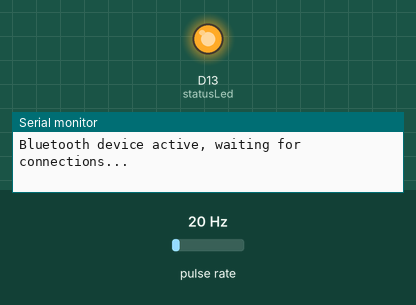
Recording of a sketch running on a simulated Arduino Nano 33 IoT. Shown: output pins drawn as LEDs (lit = HIGH), the last lines printed to the serial monitor. Wiring (inferred from the names in the program): pulse sensor: data D2. The test bench sets the inputs (shaded band); at power-on: pulse rate 20 Hz. Nothing arrives over Bluetooth unless stated; a phone connects over Bluetooth LE 3 s after start.

Above: at 5.0 s.
At 15.0 s:
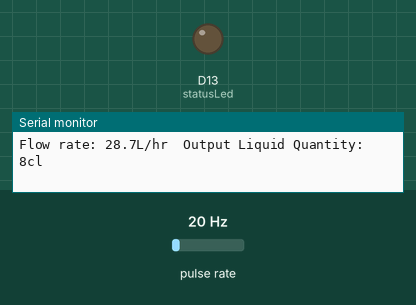
Timing chart, 0 to 26.0 s (numbered marks = the images above):
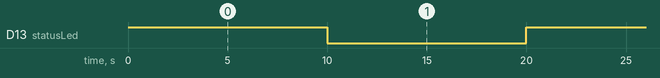

Measured:
- by itself, D13 (statusLed): alternates HIGH for 10.0 s and LOW for 10.0 s

The sketch:

FlowMeterDIY.ino
```cpp
#include <ArduinoBLE.h>
#include <avr/dtostrf.h>

byte statusLed    = 13;
boolean led = true;
byte sensorInterrupt = 0;  // 0 = digital pin 2
byte sensorPin       = 2;

// Flow sensor outputs approximately 2500 pulses per litre according to datasheet
float calibrationFactor = 2500;
volatile byte pulseCount;

float flowRate;
unsigned int flowMilliLitres;
unsigned int totalCount;
unsigned int totalCentiLitres;
unsigned long oldTime;

unsigned int test = 1;
String testString = "";

//Defining BLEservice and characteristics
BLEService fuelService("180F");
BLEUnsignedIntCharacteristic fuelTotalChar("2A6E", BLENotify);
BLEWordCharacteristic fuelFlowChar("2A20", BLENotify);
// "2A3D" är för generisk String i UTF8S format, hur man nu skickar det.
// går att lägga till BLERead men behövs inte då datat ändras ofta.

void setup()
{

  // Initialize a serial connection for reporting values to the host
  Serial.begin(38400);

  // Set up the status LED line as an output
  pinMode(statusLed, OUTPUT);
  digitalWrite(statusLed, HIGH);  // We have an active-low LED attached

  //pinMode(sensorPin, INPUT);
  //digitalWrite(sensorPin, HIGH);
  pinMode(sensorPin, INPUT_PULLUP);
  digitalWrite(sensorPin, HIGH);

  pulseCount        = 0;
  totalCount        = 0;
  flowRate          = 0.0;
  flowMilliLitres   = 0;
  totalCentiLitres  = 0;
  oldTime           = 0;

  // Attach Interrupt to correct pin (number 2)
  // Configured to trigger on a FALLING state change (transition from HIGH state to LOW state)
  attachInterrupt(digitalPinToInterrupt(2), pulseCounter, FALLING);

  if(!BLE.begin())
  {
    Serial.println("Starting BLE failed! You fool!");
    while(1);
  }
  BLE.setLocalName("FlowMonitor");
  BLE.setAdvertisedService(fuelService);
  fuelService.addCharacteristic(fuelTotalChar);
  fuelService.addCharacteristic(fuelFlowChar);
  BLE.addService(fuelService);

  BLE.advertise();
  Serial.println("Bluetooth device active, waiting for connections...");
}

void loop()
{


   BLEDevice central = BLE.central();

   // Loop every 2 seconds, adjusted, to count pulses
   if((millis() - oldTime) > 10000){

      //totalMilliLitres++;

      // Disable the interrupt while calculating flow rate and sending the value to
      // the host
      detachInterrupt(sensorInterrupt);

      // Because this loop may not complete in exactly 1 second intervals we calculate
      // the number of milliseconds that have passed since the last execution and use
      // that to scale the output. We also apply calibration factor to get liter/hour
      flowRate = ((10000.0 / (millis() - oldTime)) * pulseCount * 6 * 60) / calibrationFactor;

      // Note the time this processing pass was executed. Note that because we've
      // disabled interrupts the millis() function won't actually be incrementing right
      // at this point, but it will still return the value it was set to just before
      // interrupts went away.
      oldTime = millis();

      // Divide the flow rate in litres/minute by 60 to determine how many litres have
      // passed through the sensor in this 1 second interval, then multiply by 1000 to
      // convert to millilitres.
      flowMilliLitres = (flowRate / 60) * 1000;

      // Add the millilitres passed in this second to the cumulative total
      totalCount += pulseCount;
      totalCentiLitres = totalCount/25;

      unsigned int frac;

      // Print the flow rate for this second in litres / minute
      Serial.print("Flow rate: ");
      Serial.print(int(flowRate));  // Print the integer part of the variable
      Serial.print(".");             // Print the decimal point
      // Determine the fractional part. The 10 multiplier gives us 1 decimal place.
      frac = (flowRate - int(flowRate)) * 10;
      Serial.print(frac, DEC) ;      // Print the fractional part of the variable
      Serial.print("L/hr");
      // Print the number of litres flowed in this second
      //Serial.print("  Current Liquid Flowing: ");             // Output separator
      //Serial.print(flowMilliLitres);
      //Serial.print("mL/Sec");

      // Print the cumulative total of litres flowed since starting
      Serial.print("  Output Liquid Quantity: ");             // Output separator
      Serial.print(totalCentiLitres);
      Serial.println("cl");

      // Blink Status LED
      if (led) {
        digitalWrite(statusLed, LOW);
        led = false;
      }else{
        digitalWrite(statusLed, HIGH);
        led = true;
      }

      if (central.connected()){
        fuelTotalChar.writeValue(totalCentiLitres);
        fuelFlowChar.writeValue(flowRate*10);
      }

      // Reset the pulse counter so we can start incrementing again
      pulseCount = 0;

      // Enable the interrupt again now that we've finished sending output
      attachInterrupt(digitalPinToInterrupt(2), pulseCounter, FALLING);
   }
}

/*
Insterrupt Service Routine
 */
void pulseCounter()
{
  // Increment the pulse counter
  pulseCount++;
}
```
